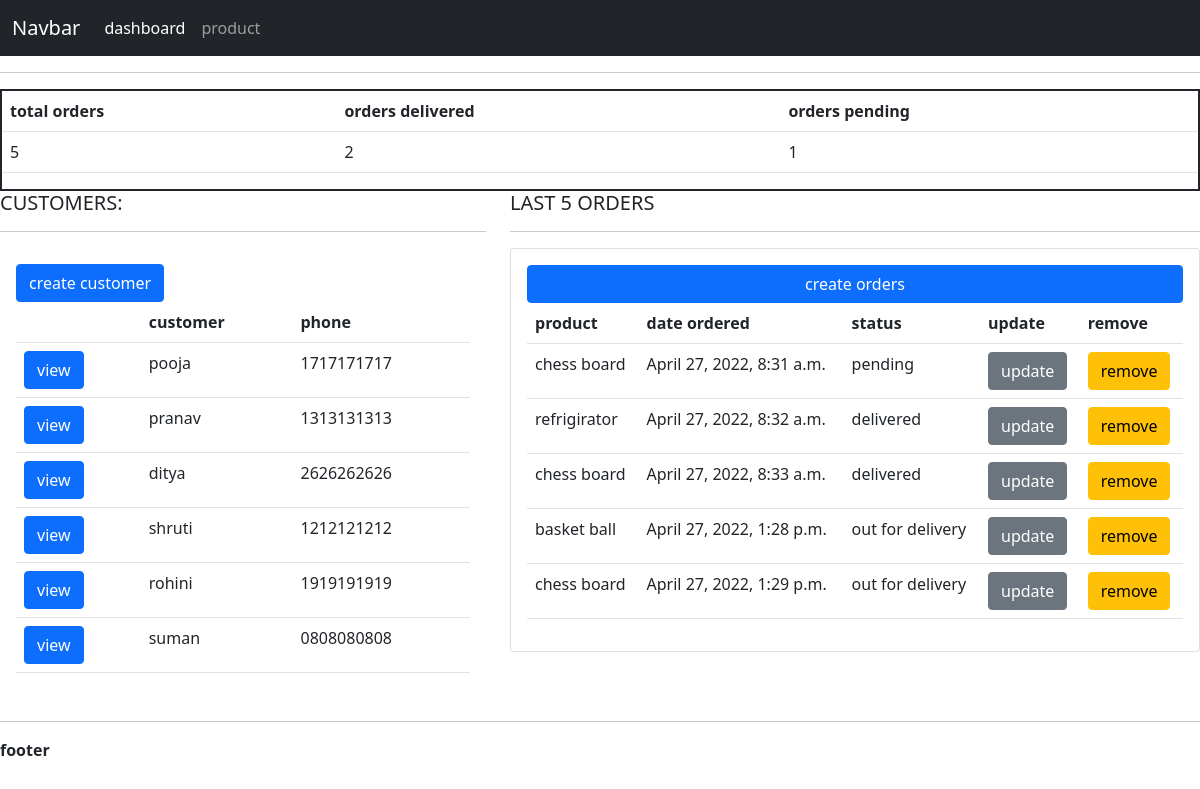
Page /cop/dash on the committed database.
### cop/models.py (models this page shows, shortened)
class customer(models.Model):
    name=models.CharField(max_length=200,null=True)
    email=models.EmailField(null=True)
    phone=models.CharField(max_length=200,null=True)
    date_created=models.DateTimeField(auto_now_add=True,null=True)

class orders(models.Model):
    stat=(('pending','pending'),('out for delivery','out for delivery'),('delivered','delivered'))
    customer=models.ForeignKey(customer,null=True,on_delete=models.SET_NULL)
    product=models.ForeignKey(product,null=True,on_delete=models.SET_NULL)
    date_created=models.DateTimeField(auto_now_add=True,null=True)
    status=models.CharField(max_length=200,null=True,choices=stat)

class product(models.Model):
    cat=(('indoor','indoor'),('outdoor','outdoor'),('kitchenware','kicthenware'))
    name=models.CharField(max_length=200,null=True)
    price=models.FloatField(null=True)
    decsription=models.CharField(max_length=200,null=True)
    category=models.CharField(max_length=200,null=True,choices=cat)
    date_created=models.DateTimeField(auto_now_add=True,null=True)
    tags=models.ManyToManyField(tag)
    def __str__(self):
        return self.name

### cop/views.py (the view)
# urls.py: path('dash',views.home,name='ho'),
def home(request):
    o=orders.objects.all()
    c=customer.objects.all()
    total_customers=c.count()
    total_orders=o.count()
    delivered=o.filter(status='delivered').count()
    pending=o.filter(status='pending').count()
    return render(request,'cop/dashboard.html',{'o':o,'c':c,'t':total_orders,'d':delivered,'p':pending})

### cop/template/cop/dashboard.html
{%extends 'cop/main.html'%}
{%block content%}
{%include 'cop/status.html'%}
<div class="row">
  <div class="col-sm-5">
    <h5>CUSTOMERS:</h5>
    <hr>
      <div class="card-body">
        <a href="{%url 'cc'%}" class="btn btn-primary">create customer</a>
        <table class="table">
          <tr>
            <td></td>
            <th>customer</th>
            <th>phone</th>
          </tr>
          {%for i in c%}
          <tr>
            <td><a href="{%url 'cu' i.id%}" class="btn btn-primary">view</a></td>
            <td>{{i.name}}</td>
            <td>{{i.phone}}</td>
          </tr>
          {%endfor%}
        </table>
      </div>
    </div>
  <div class="col-sm-7">
    <h5>LAST 5 ORDERS</h5>
    <hr>
      <div class="card card-body">
  <a href="{%url 'cof'%}" class="btn btn-primary">create orders</a>
  <table class="table">
    <tr>
      <th>product</th>
      <th>date ordered</th>
      <th>status</th>
      <th>update</th>
      <th>remove</th>
    </tr>
    {%for i in o%}
    <tr>
      <td>{{i.product}}</td>
      <td>{{i.date_created}}</td>
      <td>{{i.status}}</td>
      <td><a href="{%url 'uo' i.id%}" class="btn btn-secondary">update</a></td>
      <td><a href="{%url 'del' i.id%}" class="btn btn-warning">remove</a></td>
    </tr>
    {%endfor%}
  </table>
      </div>
    </div>
  </div>
{%endblock%}

### cop/template/cop/main.html (shortened to what this page needs)
<!DOCTYPE html>
<html lang="en" dir="ltr">
  <head>
    <link href="https://cdn.jsdelivr.net/npm/bootstrap@5.1.3/dist/css/bootstrap.min.css" rel="stylesheet">
  </head>
  <body>
    {%include 'cop/navbar.html'%}
    <hr>
    {%block content%}
    {%endblock%}
    <hr>
    <b>footer</b>
  </body>
</html>

### cop/template/cop/navbar.html (shortened to what this page needs)
<nav class="navbar navbar-expand-lg navbar-dark bg-dark">
  <div class="container-fluid">
    <a class="navbar-brand" href="#">Navbar</a>
    <div class="collapse navbar-collapse" id="navbarNav">
      <ul class="navbar-nav">
        <li class="nav-item">
          <a class="nav-link active" aria-current="page" href="{%url 'ho'%}">dashboard</a>
        </li>
        <li class="nav-item">
          <a class="nav-link" href="{%url 'pr'%}">product</a>
        </li>
      </ul>
    </div>
  </div>
</nav>

### cop/template/cop/status.html
<div class="" style="border:2px solid;">
  <table class="table">
    <tr>
      <th>total orders</th>
      <th>orders delivered</th>
      <th>orders pending</th>
    </tr>
    <tr>
      <td>{{t}}</td>
      <td>{{d}}</td>
      <td>{{p}}</td>
    </tr>
  </table>
</div>

### rows in the picture
customer: name "pooja", phone "1717171717"
customer: name "pranav", phone "1313131313"
customer: name "ditya", phone "2626262626"
customer: name "shruti", phone "1212121212"
customer: name "rohini", phone "1919191919"
customer: name "suman", phone "0808080808"
orders: product "chess board", date_created "April 27, 2022, 8:31 a.m.", status "pending"
orders: product "refrigirator", date_created "April 27, 2022, 8:32 a.m.", status "delivered"
orders: product "chess board", date_created "April 27, 2022, 8:33 a.m.", status "delivered"
orders: product "basket ball", date_created "April 27, 2022, 1:28 p.m.", status "out for delivery"
orders: product "chess board", date_created "April 27, 2022, 1:29 p.m.", status "out for delivery"

### other values in the picture
{{ t }} "5"
{{ d }} "2"
{{ p }} "1"
